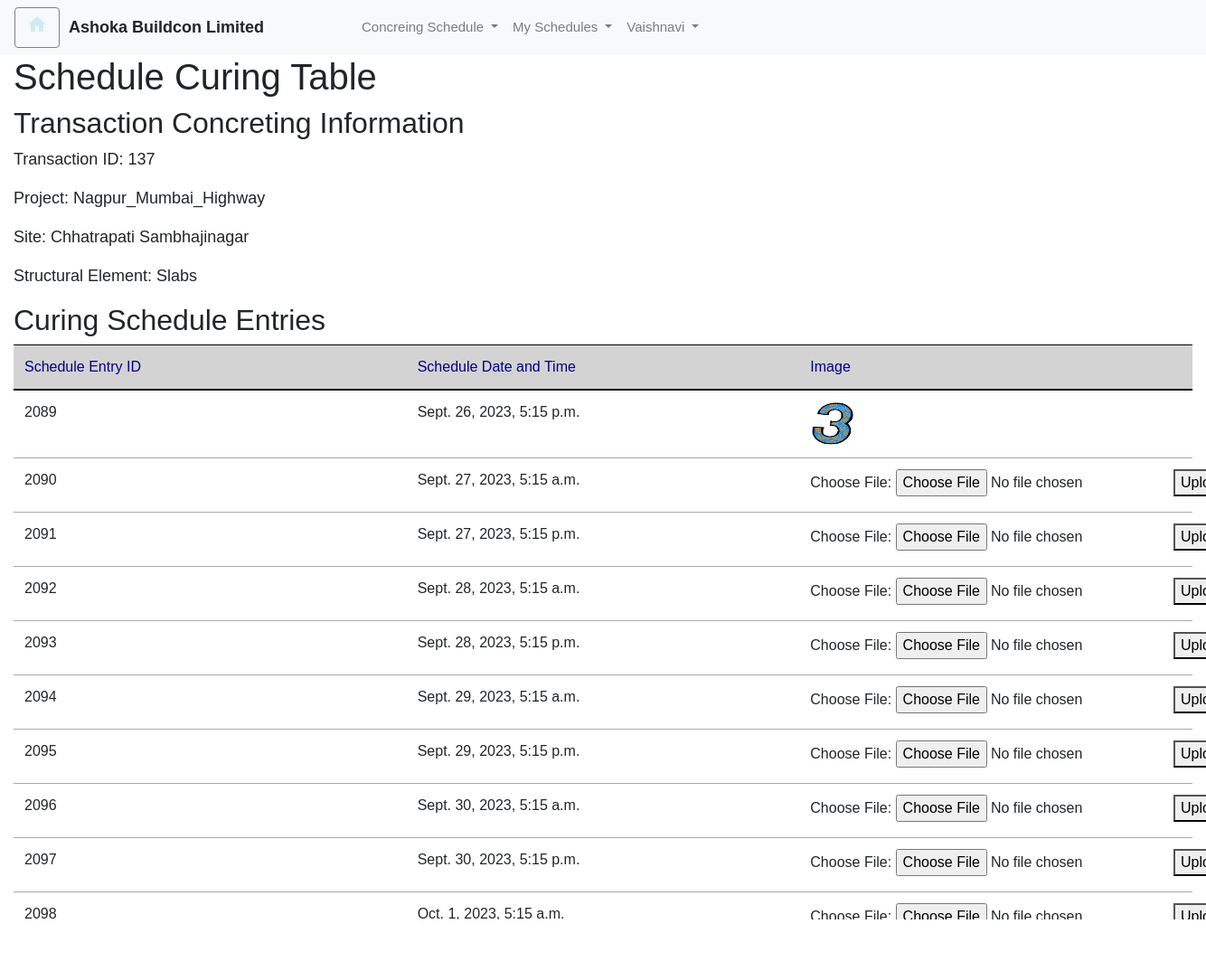
/schedule_curing_table/137/ (signed in), run on the app's committed database.
### curingapp/models.py (models this page shows, shortened)
class CustomUser(AbstractUser):
     User_ID = models.AutoField(primary_key=True)
     username = models.CharField(max_length=100,unique=True)
     Email=models.CharField(max_length=50)
     Contact_no= models.CharField(max_length=15)
     Project=models.ForeignKey(Project_Master, on_delete=models.CASCADE)
     Site=models.ForeignKey(Site_Master, on_delete=models.CASCADE)
     is_user = models.BooleanField(default=False)
     is_Administrator = models.BooleanField(default=False)

class Transaction_Concreting(models.Model):
    User = models.ForeignKey(CustomUser, on_delete=models.CASCADE)
    Transaction_Concreting_ID=models.AutoField(primary_key=True)
    Project = models.ForeignKey(Project_Master,on_delete=models.CASCADE)
    Site = models.ForeignKey(Site_Master,on_delete=models.CASCADE)
    Structural_Element=models.ForeignKey(Structural_Element,on_delete=models.CASCADE)
    Schedule_Date_and_Time=models.DateTimeField()

class Project_Master(models.Model):
    Project_ID = models.AutoField(primary_key=True)
    Project_Name = models.CharField(max_length=100)
    def __str__(self):
        return self.Project_Name

class Site_Master(models.Model):
    Site_ID = models.AutoField(primary_key=True)
    Site_Name = models.CharField(max_length=100)
    Project = models.ForeignKey(Project_Master, on_delete=models.CASCADE)
    def __str__(self):
        return self.Site_Name

class Structural_Element(models.Model):
    Structural_Element_ID = models.AutoField(primary_key=True)
    Structural_Element = models.CharField(max_length=100)
    No_Of_Days=models.IntegerField()
    Frequency=models.IntegerField()
    Time_Bet_TwoCuring=models.IntegerField(null=True,blank=True)
    def __str__(self):
        return self.Structural_Element

class Schedule_Curing(models.Model):
    APPROVE_CHOICES = [
        ('Approve', 'Approve'),
        ('Not Approve', 'Not Approve'),
    ]
    Schedule_Curing_ID = models.AutoField(primary_key=True)
    Transaction_Concreting= models.ForeignKey(Transaction_Concreting, on_delete=models.CASCADE)
    Project = models.ForeignKey(Project_Master, on_delete=models.CASCADE)
    Site = models.ForeignKey(Site_Master, on_delete=models.CASCADE)
    Structural_Element = models.ForeignKey(Structural_Element, on_delete=models.CASCADE)
    Schedule_Date_and_Time = models.DateTimeField()
    Image_Of_Curing = models.ImageField(upload_to='curing_images/',null=True,blank=True)
    Status = models.CharField(max_length=11, choices=APPROVE_CHOICES, null=True,blank=True)

### curingapp/views.py (the view)
# urls.py: path('schedule_curing_table/<int:transaction_concreting_id>/', views.schedule_curing_table, name='schedule_curing_table'),
@login_required
def schedule_curing_table(request, transaction_concreting_id):
    schedules = Schedule_Curing.objects.filter(Transaction_Concreting_id=transaction_concreting_id)
    transaction = get_object_or_404(Transaction_Concreting, pk=transaction_concreting_id)
    if request.method == 'POST':
        form = ImageUploadForm(request.POST, request.FILES)
        if form.is_valid():
            schedule_entry_id = form.cleaned_data['schedule_entry_id']
            schedule_entry = get_object_or_404(Schedule_Curing, pk=schedule_entry_id)
            schedule_entry.Image_Of_Curing = form.cleaned_data['image']
            schedule_entry.save()
            return redirect('schedule_curing_table', transaction_concreting_id=transaction_concreting_id)
    else:
        form = ImageUploadForm()
    variables = {
        'page_title': 'Ashoka Buildcon Limited',
        'username': request.user.get_full_name(),
        'isActive': request.user.is_authenticated,
        'isSuperUser': request.user.is_superuser,
        'app_title': 'Document Inbox',
        'isForm': True,
        'isHomePage': True,
        'customer_name': 'Ashoka Buildcon Limited',
        'form': form,
        'transaction': transaction,
        'schedules': schedules,
        'transaction_concreting_id': transaction_concreting_id,
        'isAdmin':request.user.is_Administrator,
    }
    return render(request, 'curingapp/schedule_curing_table.html', variables)

### curingapp/forms.py (shortened to what this page needs)
class ImageUploadForm(forms.Form):
    schedule_entry_id = forms.IntegerField(widget=forms.HiddenInput())
    image = forms.ImageField()

### curingapp/templates/curingapp/schedule_curing_table.html (shortened to what this page needs)
{% extends "curingapp/base.html" %}
{% block formcontent %}
<!DOCTYPE html>
<html lang="en">
<head>
</head>
<body>
  <h1>Schedule Curing Table</h1>
  <h2>Transaction Concreting Information</h2>
  <p>Transaction ID: {{ transaction.Transaction_Concreting_ID }}</p>
  <p>Project: {{ transaction.Project }}</p>
  <p>Site: {{ transaction.Site }}</p>
  <p>Structural Element: {{ transaction.Structural_Element }}</p>
  <h2>Curing Schedule Entries</h2>
    <table class="table table-responsive-sm">
      <thead>
        <tr>
          <th>Schedule Entry ID</th>
          <th>Schedule Date and Time</th>
          <th>Image</th>
        </tr>
      </thead>
      <tbody>
        {% for schedule_entry in schedules %}
        <tr>
          <td>{{ schedule_entry.Schedule_Curing_ID }}</td>
          <td>{{ schedule_entry.Schedule_Date_and_Time }}</td>
          <td>
            {% if schedule_entry.Image_Of_Curing %}
            <img src="{{ schedule_entry.Image_Of_Curing.url }}" alt="Curing Image" class="curing-image">
            {% else %}
            <form method="post" enctype="multipart/form-data" class="upload-form" data-schedule-id="{{ schedule_entry.Schedule_Curing_ID }}">
                <label for="image-{{ schedule_entry.Schedule_Curing_ID }}">Choose File:</label>
                <input type="file" name="image" id="image-{{ schedule_entry.Schedule_Curing_ID }}">
                <button type="submit">Upload Image</button>
            </form>
            {% endif %}
          </td>
        </tr>
        {% endfor %}
      </tbody>
    </table>
</body>
</html>
{% endblock %}

### curingapp/templates/curingapp/base.html (shortened to what this page needs)
{% load static %}
<!DOCTYPE html>
<html>
<head>
    <link rel="stylesheet" href="https://maxcdn.bootstrapcdn.com/bootstrap/4.5.2/css/bootstrap.min.css">
    <link rel="stylesheet" href="{% static 'curingapp/css/styles.css' %}" type="text/css">
    <link rel="stylesheet" href="{% static 'curingapp/css/custom.css' %}" type="text/css">
</head>
<body>
    {% if isActive%}
    <nav class="navbar navbar-expand-md navbar-light bg-light">
        <div class="float-right" id="usercmds">
            <a class="btn glyphicon glyphicon-home" href="{% url 'home' %}" title="Home">
                <i class="material-icons">home</i> </a>
        </div>
        <span style="margin-left:10px;margin-right:100px;" class="companyname"><b>{{ customer_name }}</b></span>
        <div class="collapse navbar-collapse" id="collapse_target">
            <ul class="navbar-nav">
                <li class="nav-item dropdown">
                    <a class="nav-link dropdown-toggle" data-toggle="dropdown" dropdown_target="dropdown_target"
                        href="#">
                        Concreing Schedule
                    </a>
                </li>
                <li class="nav-item dropdown">
                    <a class="nav-link dropdown-toggle" data-toggle="dropdown" dropdown_target="dropdown_target"
                        href="#">
                        My Schedules
                    </a>
                </li>
                <ul class="navbar-nav ml-auto">
                    <li class="nav-item dropdown">
                        <a class="nav-link dropdown-toggle" data-toggle="dropdown" dropdown_target="dropdown_target"
                            href="#">
                            {{request.user.username}}
                        </a>
                    </li>
                </ul>
        </div>
    </nav>
    <div class="shadow-lg container-fluid">
        {% block formcontent %}
        {% endblock %}
        <br>
    </div>
    {% else %}
    {% block content %}
    {% endblock %}
    {% endif %}
</body>
</html>

### curingapp/static/curingapp/css/styles.css (style rules this page uses)
#usercmds a { border: thin gray solid; font-size: 15px; color: #cdeef1; float: right; }
.navbar-nav { font-size: 15px; }
table { width: 100%; table-layout: fixed; }
th, td { word-wrap: break-word; max-width: 200px; }

### curingapp/static/curingapp/css/custom.css (style rules this page uses)
table { width: 100%; table-layout: fixed; }
th, td { word-wrap: break-word; max-width: 200px; }

### curingapp/templates/curingapp/base.html (style rules this page uses)
th { white-space: nowrap; text-align: left; background-color: lightgray; font-size: medium; font-weight: normal; border-color: black !important; color: darkblue !important; }
td { white-space: nowrap; text-align: left; font-size: medium; font-weight: lighter; border-color: darkgray !important; }
input { font-size: medium !important; }
button { font-size: medium !important; }
label { font-size: medium !important; }
#usercmds a { border: thin gray solid; font-size: 15px; color: #cdeef1; float: right; }
.navbar-nav { font-size: 15px; }
table { width: 100%; table-layout: fixed; }
th, td { word-wrap: break-word; max-width: 200px; }
body { font-family: Arial, sans-serif; font-size: 18px; }

### curingapp/templates/curingapp/schedule_curing_table.html (style rules this page uses)
.curing-image { width: 50px; height: 50px; }

### data on the page
CustomUser: user.username "Vaishnavi"
Schedule_Curing: Schedule_Curing_ID "2089", Schedule_Date_and_Time "Sept. 26, 2023, 5:15 p.m.", Image_Of_Curing (picture)
Schedule_Curing: Schedule_Curing_ID "2090", Schedule_Date_and_Time "Sept. 27, 2023, 5:15 a.m."
Schedule_Curing: Schedule_Curing_ID "2091", Schedule_Date_and_Time "Sept. 27, 2023, 5:15 p.m."
Schedule_Curing: Schedule_Curing_ID "2092", Schedule_Date_and_Time "Sept. 28, 2023, 5:15 a.m."
Schedule_Curing: Schedule_Curing_ID "2093", Schedule_Date_and_Time "Sept. 28, 2023, 5:15 p.m."
Schedule_Curing: Schedule_Curing_ID "2094", Schedule_Date_and_Time "Sept. 29, 2023, 5:15 a.m."
Schedule_Curing: Schedule_Curing_ID "2095", Schedule_Date_and_Time "Sept. 29, 2023, 5:15 p.m."
Schedule_Curing: Schedule_Curing_ID "2096", Schedule_Date_and_Time "Sept. 30, 2023, 5:15 a.m."
Schedule_Curing: Schedule_Curing_ID "2097", Schedule_Date_and_Time "Sept. 30, 2023, 5:15 p.m."
Schedule_Curing: Schedule_Curing_ID "2098", Schedule_Date_and_Time "Oct. 1, 2023, 5:15 a.m."

### other printed values
{{ customer_name }} "Ashoka Buildcon Limited"
